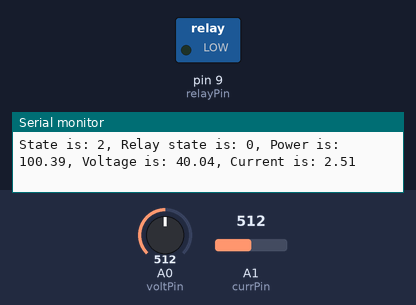
Bench run of a sketch on a simulated Arduino Uno, built with avr-gcc and run on an emulated ATmega328P. Parts: switched loads named in the sketch (green lamp = pin HIGH), the last lines printed to the serial monitor. The test bench sets the inputs (shaded band); at power-on: A0 (voltPin) = 512, A1 (currPin) = 512.

Above: at 1.2 s.
1.3 s: A0 (voltPin) set to 33
4.3 s: A0 (voltPin) set to 26
At 4.9 s:
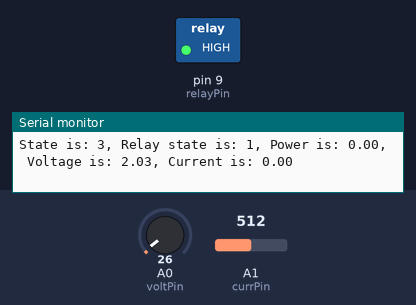
Timing chart, 0 to 7.3 s (numbered marks = the images above; inputs shaded):
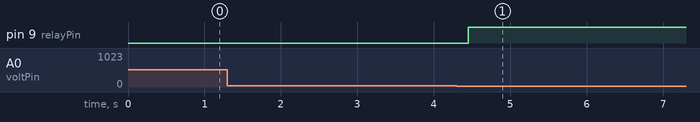

The sketch:

LoadSideControlsWORKS.ino
```cpp
//LOAD SIDE ARDUINO
//For steady-state conditions, we want the relay to be de-energized.
//For braking conditions, sensor will read low voltage and low current below an acceptable threshold
//Once we leave braking conditions,

//global variable declarations
float nextprint;
unsigned long previousTime = 0;
unsigned const interval = 1;
const int n = 50; //Number of samples
const int relayPin = 9; //pin that switches NO relay to close

//pin declarations
int voltPin = A0;
int currPin = A1;

//sensor values
float readVoltage; //ADC conversion
float readCurrent; //analog reading from current sensor
float voltSense; //analog reading from voltage divider
float currSense; //analog reading from current
float avgVoltage; //average voltage reading
float avgCurrent;  //average current reading
float measPower; // average voltage times average current
float currOffset = 0.004848368; //determined from calibration (load side INA 169)
float voltOffset = 0.333946348; //determined from calibration (R1 = 1kOhm, R2 = 14.7kOhm)

//control law variables
float lowVoltThresh = 6.0; //low voltage threshhold (V)
float lowCurrThresh = 0.15; //low current threshhold (A)
unsigned long currentTime; //for delay
unsigned long stateDelay = 10000; // delay for state 3

; //low current threshold (A)
float cutInPower = 1.3; //cut in power (W)
int state = 1; //initial state is cut-in

//for printing
unsigned long nextPrint = 1000;

void setup() {
  pinMode(relayPin, OUTPUT);
  Serial.begin(9600);
}

//Reading the sensor
void readParameters() {

 //compute voltage (V)
voltSense = analogRead(voltPin);
readVoltage = 16.0*voltSense*(5.0/1023.0); //different math for teensy!!!
if (readVoltage < 0) {
  readVoltage = 0;
}

 //compute current (A)
if (readVoltage >= 2.3) {
currSense = analogRead(currPin); //1 V for 1 A
readCurrent = (currSense*5.0/1023.0) + currOffset;
}

else {
  readCurrent = 0;
}

}

void avgPowerCalculator() {

  //initialize 1st variables
  float sumVoltage = 0;
  float sumCurrent = 0;

  //compute average and call that the power measured
  for (int i = 1; i <= n; i = i + 1) {
    readParameters();
    sumVoltage = readVoltage + sumVoltage; //adding up voltages
    sumCurrent = readCurrent + sumCurrent; //adding up currents

    if (i == n) {
      avgVoltage = sumVoltage/(float)n; //averaging voltage
      avgCurrent = sumCurrent/(float)n; //averaging current
      measPower = avgVoltage*avgCurrent;
      }
    }
  }

//sensor debugging
void printVal() {

if (millis() > nextprint) {

Serial.print("State is: ");
Serial.print(state);
Serial.print(", Relay state is: ");
Serial.print(digitalRead(relayPin));
Serial.print(", Power is: ");
Serial.print(measPower);
Serial.print(", Voltage is: ");
Serial.print(avgVoltage);
Serial.print(", Current is: ");
Serial.println(avgCurrent);

nextprint = millis()+1.0;
  }
}

void loop() {
  avgPowerCalculator(); //collect data
  printVal();

  switch (state) {
    case 1: //Start up conditions
    digitalWrite(relayPin, LOW);
    if (measPower >= cutInPower) {
    state = 2; //into power production, where braking is possible
      break;
    }
    break;

    case 2: //normal operations

    digitalWrite(relayPin, LOW);
    if ((avgVoltage < lowVoltThresh) && (avgCurrent < lowCurrThresh)) {
      digitalWrite(relayPin, HIGH); //Switch to closed battery circuit
      currentTime = millis(); //initialize time for delay
      state = 3; //moving towards brake: close battery, open load
      break;
    }
    break;

  case 3:

    if ((avgCurrent > 0.05) && (millis() > (currentTime + stateDelay))) {
      state = 1; //out of failure mode: close load, open battery
      break;
    }
    break;
  }

}
```

Measured:
- the behaviour switches between 30 and 29 on A0 (voltPin) (found by bisection; images 0 and 1)
- after the input at 4.3 s, pin 9 (relayPin): LOW → HIGH after 0.15 s
